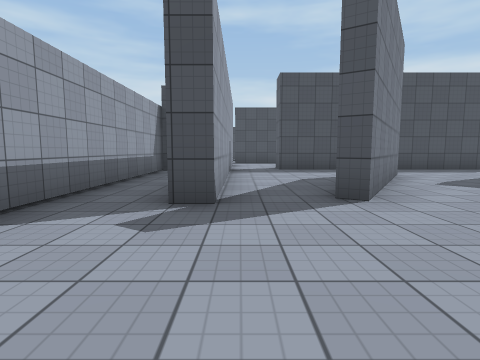
view 1 (above)

17 first-person views from a walk through a 3-D level made in the Unity game engine. The camera is 1.2 m above the floor, tilts 6° down and sees 80° across. The floor is counted in squares, 2 m on a side. Each view is taken from the middle of a square. On the plan, view 1 faces up. The plan holds only what a view shows up to about 9 squares ahead; the rest is blank. The place goes on beyond the plan. The player is left out. Surface patterns are stand-ins for the level's own textures.

view 2
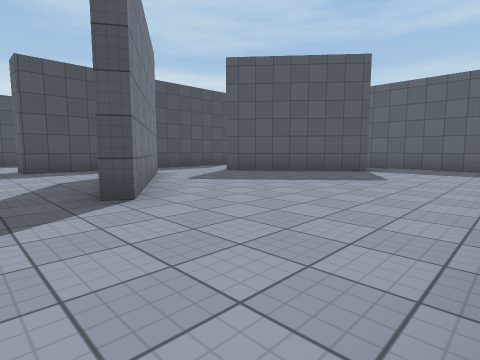

view 3
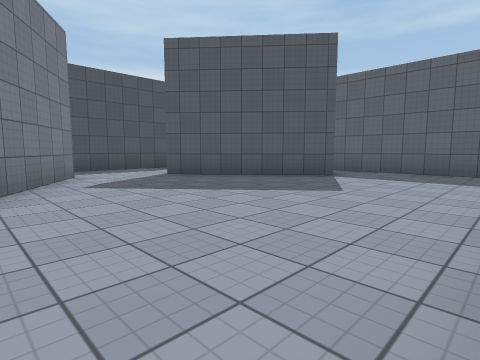

view 4
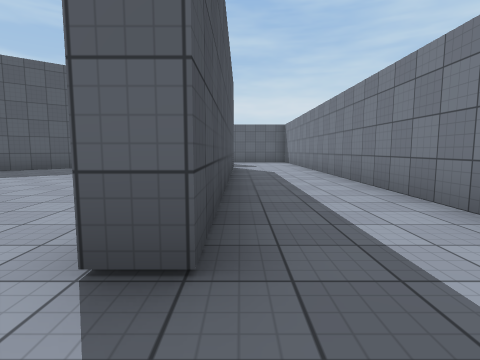

view 5
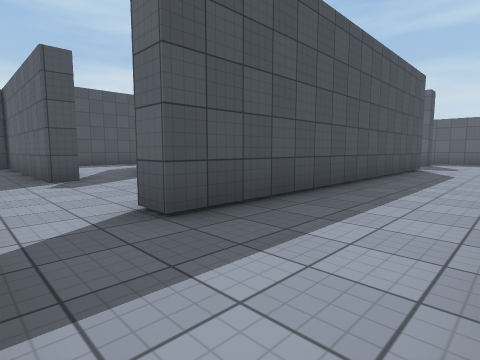

view 6
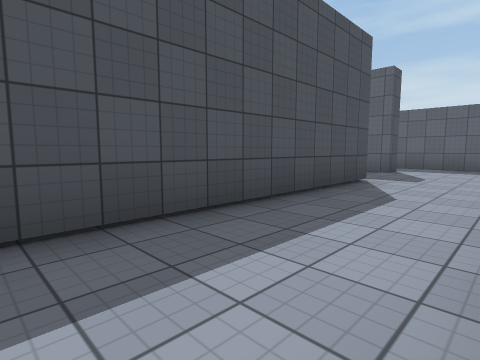

view 7
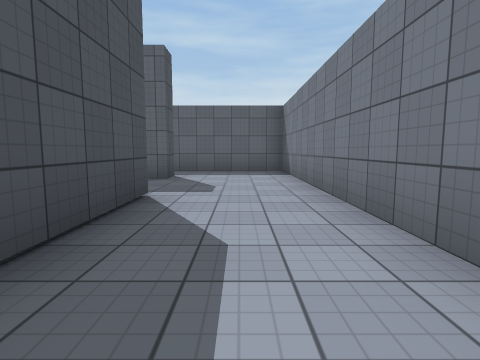

view 8
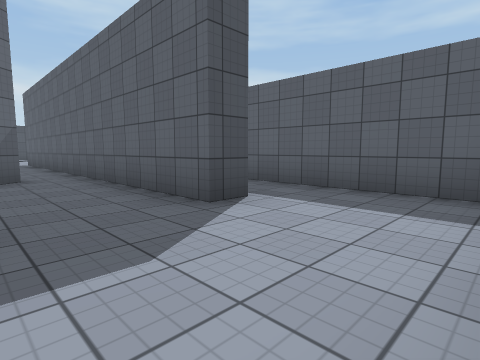

view 9
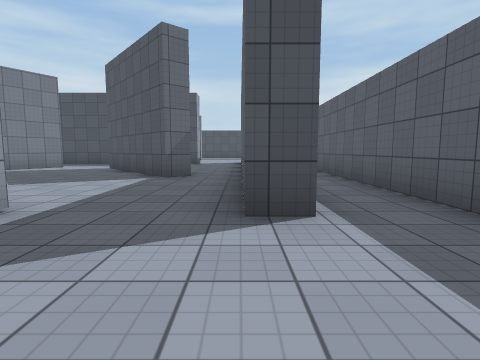

view 10
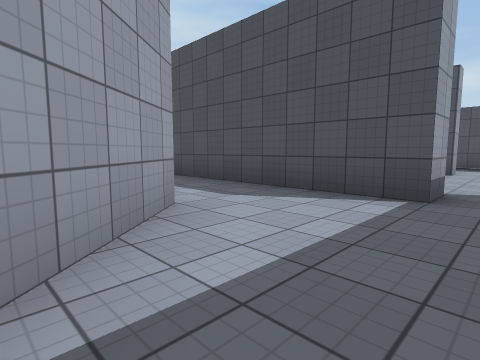

view 11
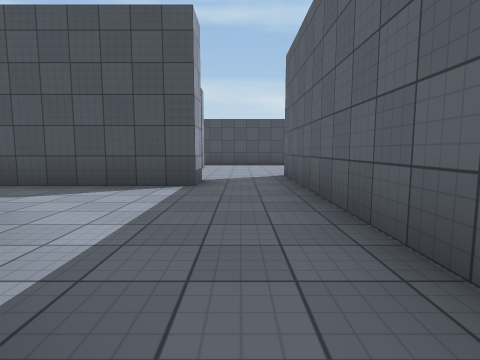

view 12
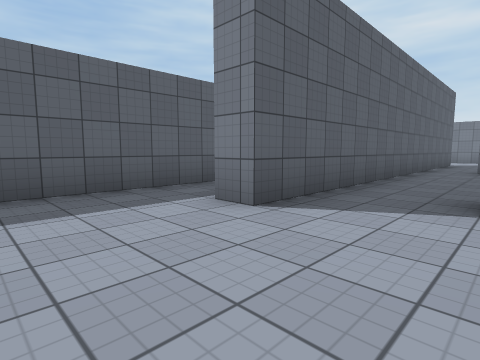

view 13
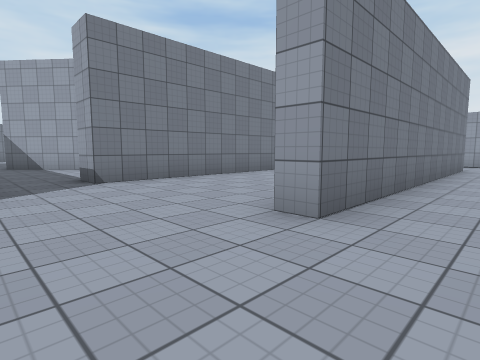

view 14
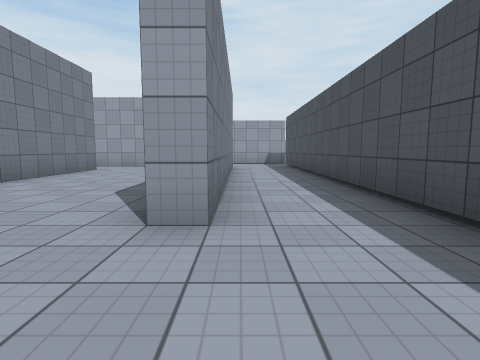

view 15
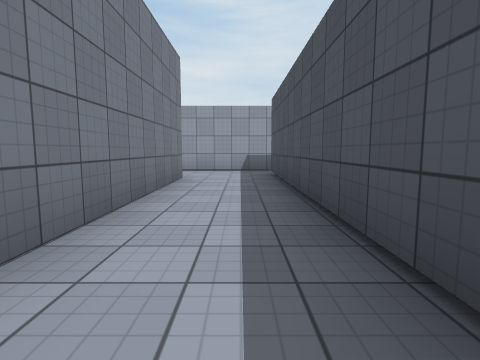

view 16
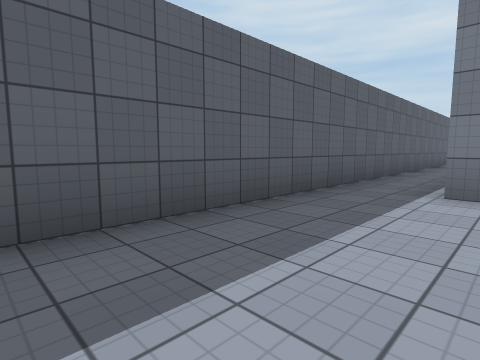

view 17
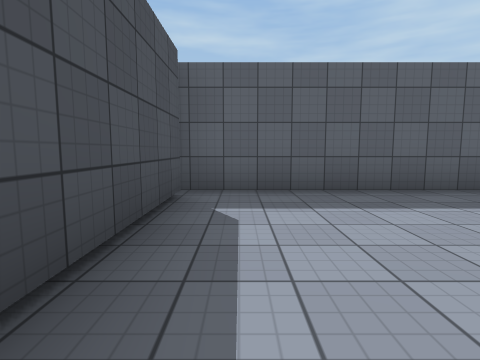

### Floor plan
Points are (right, up) in squares from view 1. A wall is a line through its corners. A room is listed if a view was taken in it or the views show most of it. See-through windows are left out.
Room 1 (views 1, 2, 3, 4, 5, 6, 7, 8, 9, 11)
walls: (7.8, -0.8) (-0.7, -0.8) (-0.7, -0.1); (8.9, 3.6) (8.4, 3.2) (5.7, 6.4); (3.9, 7) (1.5, 3.3) (1.1, 3.6); (10.8, -0.5) (10, -0.5) (10, 4.5); (0.6, -3.2) (12.2, -3.2) (12.2, 10.5); (3.4, 8.8) (1.2, 8.8) (1.2, 9.6); (-0.3, 8.4) (-0.3, 3.1) (-0.7, 3.1) (-0.7, 8.6); (-0.8, 8.3) (-2.2, 8.3) (-2.2, 2.6)
ways out: opening at (9, 4) to room 2; opening at (0.5, 9) to room 3; opening at (11.5, 10) to room 3; opening at (3, 8) to room 4; opening at (4.5, 6) to room 4
Room 2 (view 10)
walls: (6.8, 6) (8.9, 3.6); (8.3, 9.6) (8.3, 8.8); (10, 4.5) (10, 9.5)
ways out: opening at (9, 4) to room 1; opening at (9, 9) to room 3; opening at (6.5, 7.5) to room 4
Room 3 (views 12, 13, 14, 15, 16, 17)
walls: (10, 9.5) (10, 10.7) (10.8, 10.7); (1.2, 9.6) (8.3, 9.6); (12.2, 10.5) (12.2, 16); (-0.2, 13.7) (7.8, 13.7) (7.8, 13.2); (11.8, 15.8) (-1.2, 15.8); (-2.2, 16) (-2.2, 13.2)
ways out: opening at (0.5, 9) to room 1; opening at (11.5, 10) to room 1; opening at (9, 9) to room 2; opening at (-2, 16); opening at (12, 16.5)
Room 4 (no view inside)
walls: (6.2, 6.8) (6.8, 6); (8.3, 8.8) (3.4, 8.8)
ways out: opening at (3, 8) to room 1; opening at (4.5, 6) to room 1; opening at (6.5, 7.5) to room 2

Positions as (right, up) in squares from view 1, and headings:
1: (0, 0), facing up
2: (0, 0), facing up-right
3: (2, 0), facing up-right
4: (-2, -1), facing right
5: (-2, -3), facing up-right
6: (2, -3), facing up-right
7: (4, -2), facing right
8: (8, -3), facing up-right
9: (10, -3), facing up
10: (9, 5), facing up-left
11: (9, 4), facing up
12: (8, 13), facing down-right
13: (10, 15), facing down-left
14: (10, 14), facing left
15: (6, 15), facing left
16: (10, 15), facing down-right
17: (8, 15), facing right
